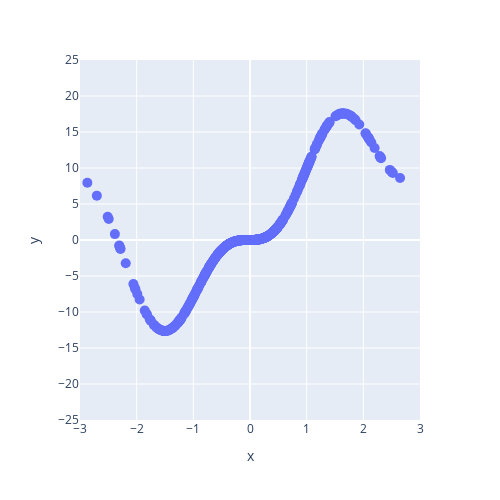

Notebook cell for this chart:
### Markdown cell above
Okay so we've made simple networks to imitate simple and multiple *linear* regression. You're probably thinking, so what? But we're getting to the good stuff I promise! For example, what happens when we have more complicated datasets like this?

### Code cell
# Create dataset
np.random.seed(2020)
X = np.sort(np.random.randn(500))
y = X ** 2 + 15 * np.sin(X) **3
X_t = torch.tensor(X[:, None], dtype=torch.float32)
y_t = torch.tensor(y, dtype=torch.float32)
# Create dataloader
dataset = TensorDataset(X_t, y_t)
dataloader = DataLoader(dataset, batch_size=BATCH_SIZE, shuffle=True)
plot_regression(X, y, y_range=[-25, 25], dy=5)

### Figure 1 — Plotly figure (JSON) as saved in the notebook; plotly's stock layout.template omitted (floating-point values rounded to 4 significant figures; data arrays with more than 128 entries replaced by an {"elided": "..."} marker saying what was removed)
{"data": [{"marker": {"size": 10}, "mode": "markers", "name": "data", "type": "scatter", "x": {"elided": "500 float values"}, "y": {"elided": "500 float values"}}], "layout": {"height": 500, "margin": {"t": 60}, "title": {"x": 0.5, "y": 0.93}, "width": 500, "xaxis": {"dtick": 1, "range": [-3, 3], "tick0": -3, "title": {"text": "x"}}, "yaxis": {"dtick": 5, "range": [-25, 25], "tick0": -25, "title": {"text": "y"}}}}
